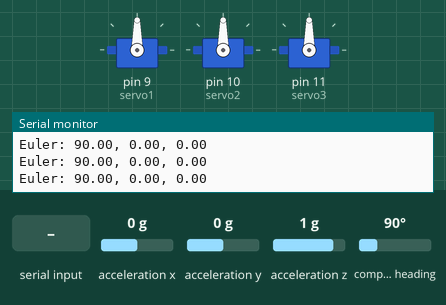
Bench run of a sketch on a simulated Arduino Uno, built with avr-gcc and run on an emulated ATmega328P. On the bench: 3 × servo, the last lines printed to the serial monitor. The test bench sets the inputs (shaded band); at power-on: acceleration z 1 g, acceleration x 0 g, acceleration y 0 g, compass heading 90°. Random numbers use the default seed unless the sketch sets one.

Above: at 2.2 s.
2.3 s: "RANDOM,1\n" received over Serial
3.8 s: "START,1\n" received over Serial
At 4.27 s:
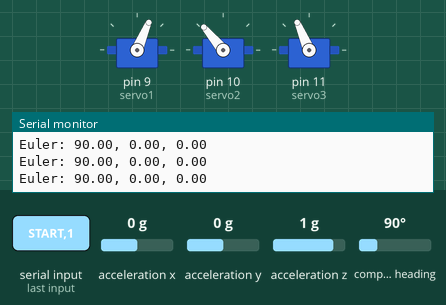
At 4.87 s:
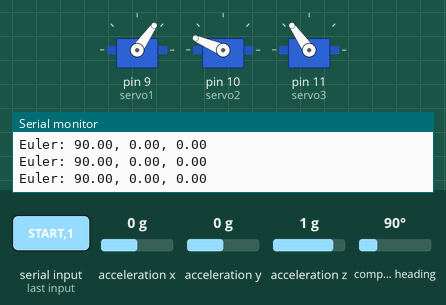
6.8 s: "SPEED,1\n" received over Serial
At 6.99 s:
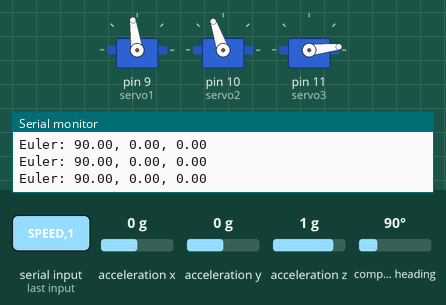
9.8 s: "SPEED,150\n" received over Serial
At 10.03 s:
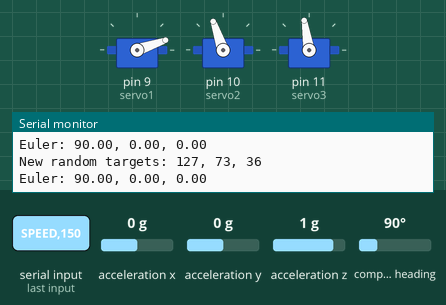
12.8 s: acceleration z set to -1.4 g
15.8 s: acceleration x set to -1.4 g
Timing chart, 0 to 21.8 s (numbered marks = the images above; inputs shaded):
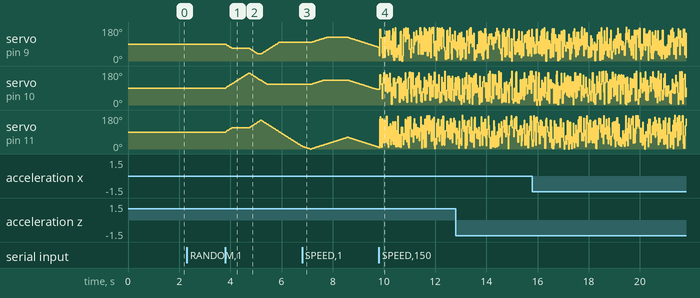

Measured:
- after the input at 3.8 s, servo on pin 10 (servo2): rises from 90° to 169° in 0.91 s, then falls to 109° in 0.72 s; servo on pin 11 (servo3): rises from 90° to 152° in 1.4 s, then falls to 14° in 1.6 s

The sketch:

arduino_serial.ino
```cpp
#include <Wire.h>
#include <Adafruit_BNO055.h>
#include <Adafruit_Sensor.h>
#include <Servo.h>

Servo servo1, servo2, servo3;
Adafruit_BNO055 bno = Adafruit_BNO055(55, 0x28); // Adjust the I2C address if needed

// Current servo positions
int servo1_pos = 90;
int servo2_pos = 90;
int servo3_pos = 90;

// Target positions for smooth movement
int servo1_target = 90;
int servo2_target = 90;
int servo3_target = 90;

// Movement speed (degrees per update)
float movement_speed = 2.0;

// Movement state
bool random_mode_active = false;
bool movement_active = false;

void setup() {
  Serial.begin(115200);
  Wire.begin();

  // Attach servos to digital pins
  servo1.attach(9);
  servo2.attach(10);
  servo3.attach(11);

  // Initialize servos to center position
  servo1.write(servo1_pos);
  servo2.write(servo2_pos);
  servo3.write(servo3_pos);

  if (!bno.begin()) {
    Serial.println("BN055 not detected.");
    while (1);
  }
  delay(1000);
  bno.setExtCrystalUse(true);

  Serial.println("Setup complete");
}

void setNewRandomTargets() {
  // Generate new targets at least 20 degrees away from current position
  int new_pos1, new_pos2, new_pos3;

  do {
    new_pos1 = random(0, 180);
  } while (abs(new_pos1 - servo1_pos) < 20);

  do {
    new_pos2 = random(0, 180);
  } while (abs(new_pos2 - servo2_pos) < 20);

  do {
    new_pos3 = random(0, 180);
  } while (abs(new_pos3 - servo3_pos) < 20);

  servo1_target = new_pos1;
  servo2_target = new_pos2;
  servo3_target = new_pos3;

  Serial.print("New random targets: ");
  Serial.print(servo1_target);
  Serial.print(", ");
  Serial.print(servo2_target);
  Serial.print(", ");
  Serial.println(servo3_target);
}

void updateServos() {
  // Only update if movement is active
  if (!movement_active) {
    return;
  }

  // Smoothly interpolate between current position and target
  bool servo1_done = moveServoTowardTarget(&servo1_pos, servo1_target);
  bool servo2_done = moveServoTowardTarget(&servo2_pos, servo2_target);
  bool servo3_done = moveServoTowardTarget(&servo3_pos, servo3_target);

  // Write the new positions to servos
  servo1.write(servo1_pos);
  servo2.write(servo2_pos);
  servo3.write(servo3_pos);

  // If all servos have reached targets and we're in random mode, set new targets
  if (servo1_done && servo2_done && servo3_done && random_mode_active) {
    setNewRandomTargets();
  }
}

bool moveServoTowardTarget(int* current, int target) {
  if (*current == target) {
    return true; // Already at target
  }

  // Move toward target at specified speed
  if (*current < target) {
    *current = min(target, *current + (int)movement_speed);
  } else {
    *current = max(target, *current - (int)movement_speed);
  }

  return (*current == target);
}

void processCommand(String command) {
  command.trim(); // Remove any whitespace or newlines

  if (command.startsWith("RANDOM")) {
    // Enable random mode but don't start movement yet
    random_mode_active = true;
    movement_active = false;
    Serial.println("Random mode enabled. Use START to begin movement.");
  }
  else if (command.startsWith("CONTROL")) {
    // Switch to control mode
    random_mode_active = false;
    movement_active = true;

    // Parse the command format: CONTROL,servo1,servo2,servo3
    int firstComma = command.indexOf(',');
    int secondComma = command.indexOf(',', firstComma + 1);
    int thirdComma = command.indexOf(',', secondComma + 1);

    if (firstComma != -1 && secondComma != -1 && thirdComma != -1) {
      servo1_target = command.substring(firstComma + 1, secondComma).toInt();
      servo2_target = command.substring(secondComma + 1, thirdComma).toInt();
      servo3_target = command.substring(thirdComma + 1).toInt();

      // Constrain servo positions to valid range
      servo1_target = constrain(servo1_target, 0, 180);
      servo2_target = constrain(servo2_target, 0, 180);
      servo3_target = constrain(servo3_target, 0, 180);

      Serial.print("Control mode targets: ");
      Serial.print(servo1_target);
      Serial.print(", ");
      Serial.print(servo2_target);
      Serial.print(", ");
      Serial.println(servo3_target);
    }
  }
  else if (command.startsWith("START")) {
    // Start movement based on current mode
    if (random_mode_active) {
      setNewRandomTargets(); // Set initial random targets
    }
    movement_active = true;
    Serial.println("Movement started");
  }
  else if (command.startsWith("STOP")) {
    // Stop movement
    movement_active = false;
    Serial.println("Movement stopped");
  }
  else if (command.startsWith("SPEED")) {
    // Allow adjusting the movement speed
    int comma = command.indexOf(',');
    if (comma != -1) {
      float new_speed = command.substring(comma + 1).toFloat();
      if (new_speed > 0) {
        movement_speed = new_speed;
        Serial.print("Movement speed set to: ");
        Serial.println(movement_speed);
      }
    }
  }
  else if (command.startsWith("ZERO")) {
    // Zero out the IMU calibration
    bno.setExtCrystalUse(false);
    delay(10);
    bno.setExtCrystalUse(true);
    Serial.println("IMU reset requested");
  }
}

void loop() {
  // Check for commands from Python
  if (Serial.available()) {
    String command = Serial.readStringUntil('\n');
    processCommand(command);
  }

  // Update servo positions (smooth movement)
  updateServos();

  // Read Euler orientation data from the BN055
  sensors_event_t orientationData;
  bno.getEvent(&orientationData, Adafruit_BNO055::VECTOR_EULER);

  // Print Euler angles (yaw, pitch, roll) to serial in a simple format
  Serial.print("Euler: ");
  Serial.print(orientationData.orientation.x); // Yaw
  Serial.print(", ");
  Serial.print(orientationData.orientation.y); // Pitch
  Serial.print(", ");
  Serial.println(orientationData.orientation.z); // Roll

  delay(20); // Update more frequently for smoother motion (50Hz)
}
```
